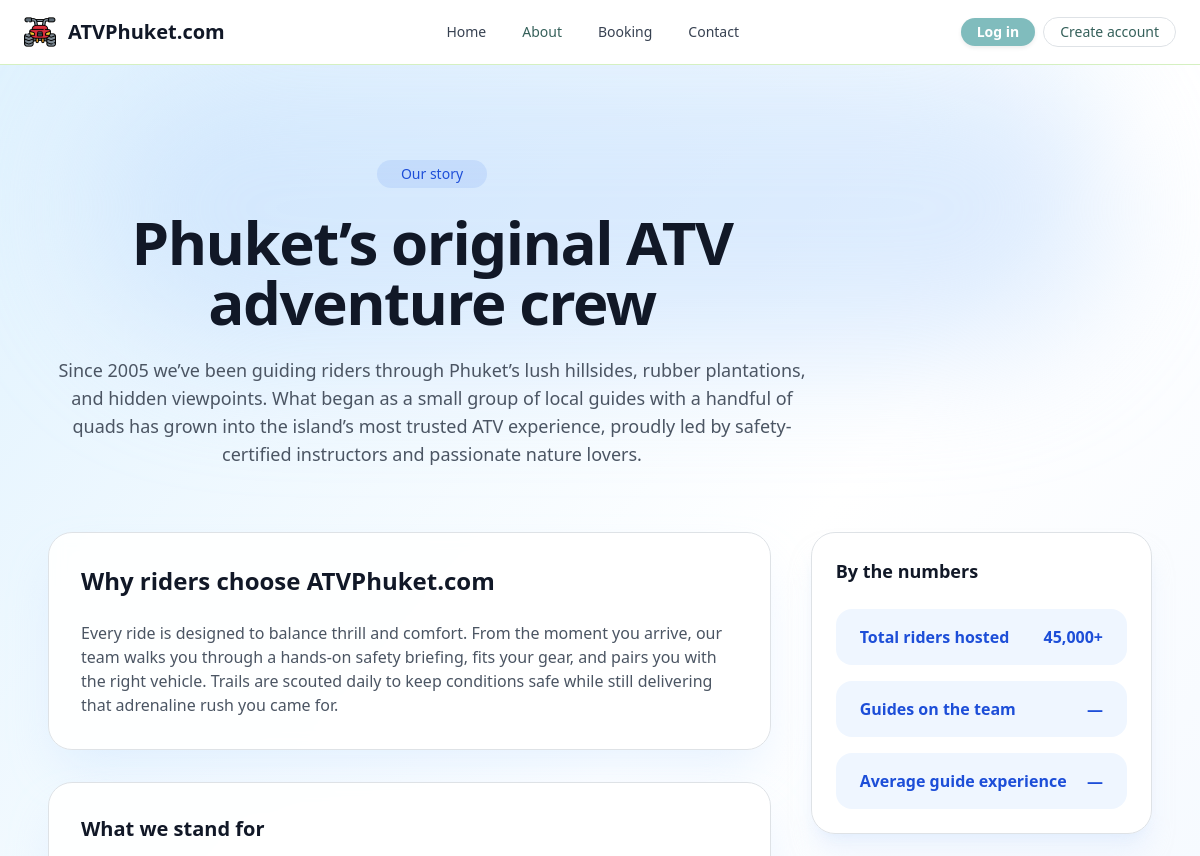
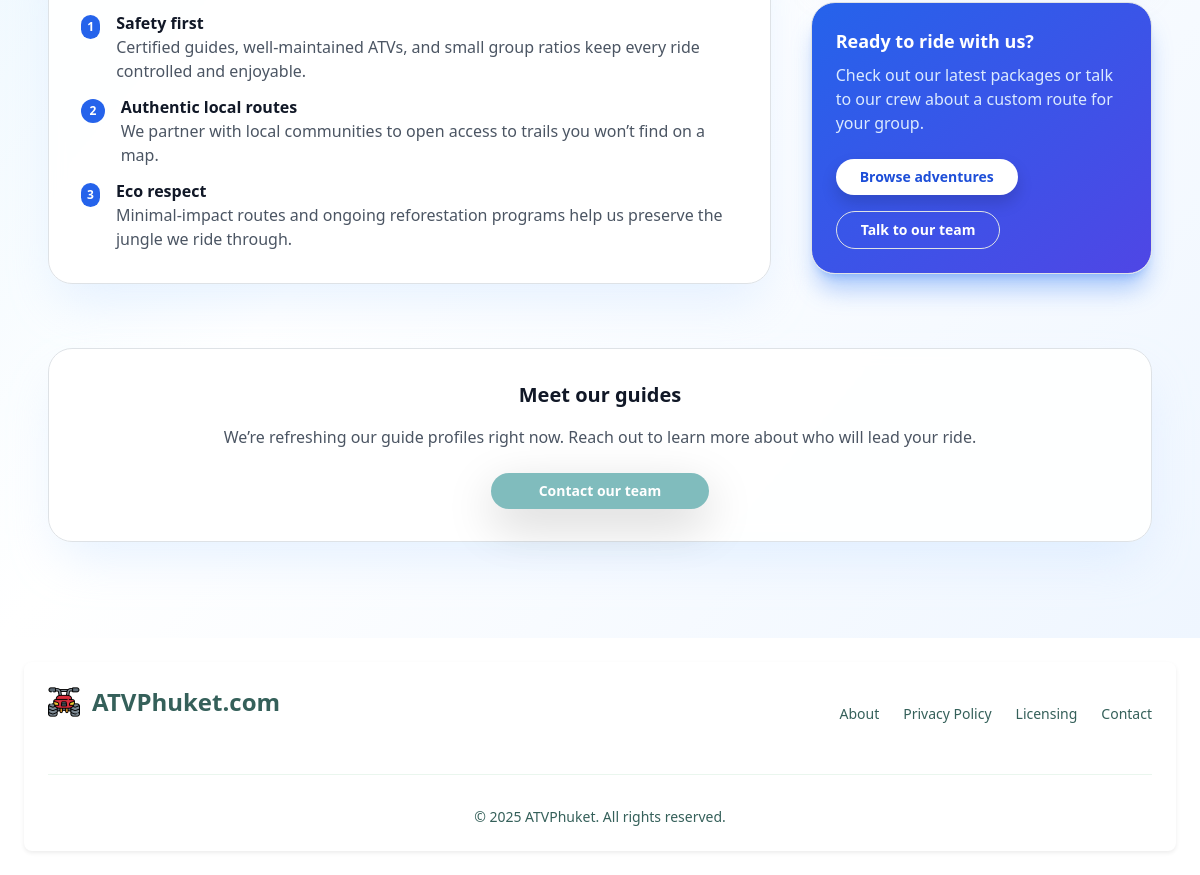
Page /about/ on the earlier database version (2 pictures, top to bottom).
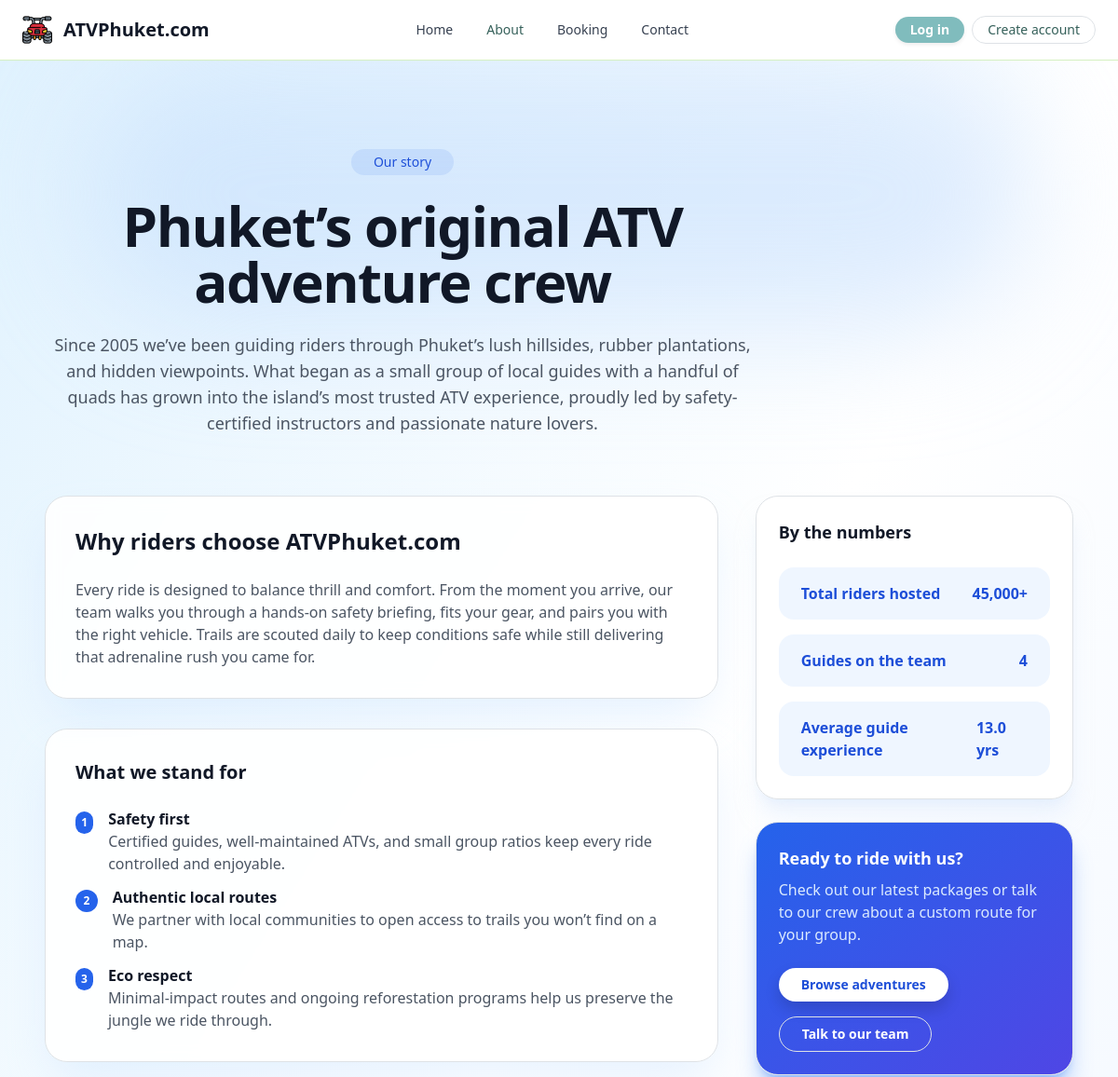
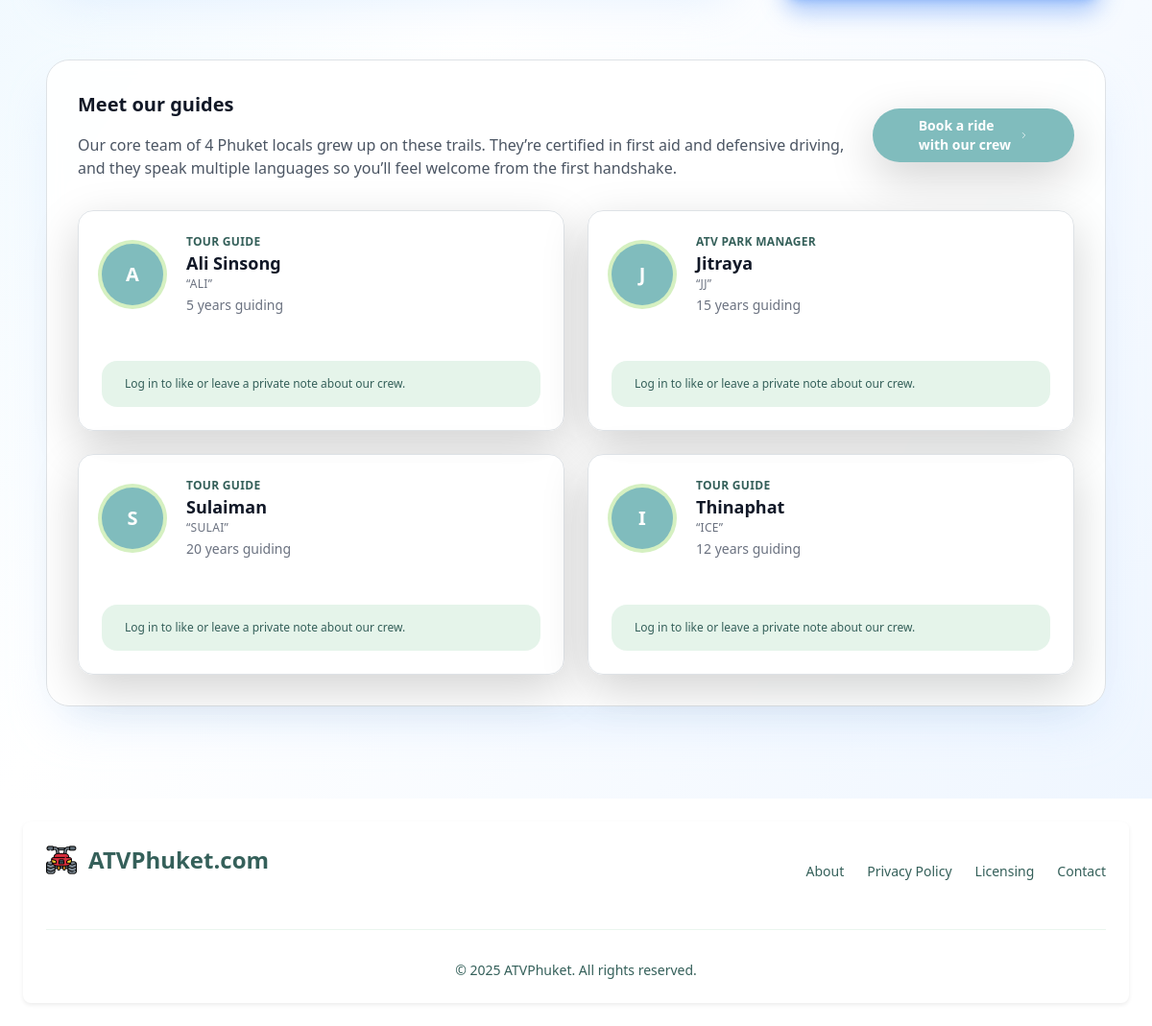
Same page on the later database version (2 pictures, top to bottom).
### myapp/models.py (models this page shows, shortened)
class Staff(models.Model):
    name = models.CharField(max_length=100)
    nickname = models.CharField(max_length=60, blank=True)
    role = models.CharField(max_length=120, blank=True)
    years_experience = models.PositiveIntegerField(default=0)
    bio = models.TextField(blank=True)
    likes = models.TextField(blank=True)
    dislikes = models.TextField(blank=True)
    comment = models.TextField(blank=True)
    avatar = models.ImageField(upload_to="staff/", blank=True)
    active = models.BooleanField(default=True)
    display_order = models.PositiveIntegerField(default=0)
    class Meta:
        ordering = ["display_order", "name"]

### myapp/views.py (the view)
# urls.py: path('about/', views.aboutUs, name='about-page'),   # name must match template
@ensure_csrf_cookie
def aboutUs(request: HttpRequest) -> HttpResponse:
    staff_members = Staff.objects.filter(active=True)
    staff_count = staff_members.count()
    avg_experience = staff_members.aggregate(avg=Avg("years_experience"))["avg"] or 0
    context = {
        "staff_members": staff_members,
        "staff_count": staff_count,
        "avg_experience": avg_experience,
    }
    return render(request, "myapp/aboutus.html", context)

### myapp/template/myapp/aboutus.html (shortened to what this page needs)
{% extends 'myapp/base.html' %}
{% load static %}
{% block content %}
<script src="https://cdn.tailwindcss.com"></script>
<section class="relative overflow-hidden bg-gradient-to-br from-sky-100 via-white to-blue-50 dark:from-gray-900 dark:via-gray-900 dark:to-slate-900">
  <div class="absolute inset-x-0 top-0 flex justify-center">
    <div class="h-72 w-[85%] max-w-5xl rounded-full bg-blue-200/50 blur-3xl dark:bg-blue-500/20"></div>
  </div>
  <div class="relative mx-auto flex max-w-6xl flex-col gap-16 px-4 py-16 sm:px-6 lg:px-8 lg:py-24">
    <div class="max-w-3xl space-y-6 text-center lg:text-left">
      <span class="mx-auto inline-flex items-center gap-2 rounded-full bg-blue-600/10 px-4 py-1 text-sm font-medium text-blue-700 dark:bg-blue-500/10 dark:text-blue-200 lg:mx-0">
        Our story
      </span>
      <h1 class="text-4xl font-extrabold tracking-tight text-gray-900 dark:text-white sm:text-5xl lg:text-6xl">
        Phuket’s original ATV adventure crew
      </h1>
      <p class="text-lg text-gray-600 dark:text-gray-300">
        Since 2005 we’ve been guiding riders through Phuket’s lush hillsides, rubber plantations, and hidden viewpoints. What began as a small group of local guides with a handful of quads has grown into the island’s most trusted ATV experience, proudly led by safety-certified instructors and passionate nature lovers.
      </p>
    </div>
    <div class="grid gap-10 lg:grid-cols-3">
      <div class="lg:col-span-2 space-y-8">
        <div class="rounded-3xl border border-white/60 bg-white/90 p-8 shadow-2xl shadow-blue-200/40 backdrop-blur dark:border-white/10 dark:bg-gray-900/80 dark:shadow-blue-900/30">
          <h2 class="text-2xl font-semibold text-gray-900 dark:text-white">Why riders choose ATVPhuket.com</h2>
          <p class="mt-4 text-gray-600 dark:text-gray-300">
            Every ride is designed to balance thrill and comfort. From the moment you arrive, our team walks you through a hands-on safety briefing, fits your gear, and pairs you with the right vehicle. Trails are scouted daily to keep conditions safe while still delivering that adrenaline rush you came for.
          </p>
        </div>
        <div class="rounded-3xl border border-white/60 bg-white/90 p-8 shadow-2xl shadow-blue-200/40 backdrop-blur dark:border-white/10 dark:bg-gray-900/80 dark:shadow-blue-900/30">
          <h3 class="text-xl font-semibold text-gray-900 dark:text-white">What we stand for</h3>
          <ul class="mt-4 space-y-3 text-gray-600 dark:text-gray-300">
            <li class="flex items-start gap-3">
              <span class="mt-1 inline-flex h-6 w-6 items-center justify-center rounded-full bg-blue-600 text-xs font-semibold text-white">1</span>
              <div>
                <p class="font-semibold text-gray-900 dark:text-white">Safety first</p>
                <p>Certified guides, well-maintained ATVs, and small group ratios keep every ride controlled and enjoyable.</p>
              </div>
            </li>
            <li class="flex items-start gap-3">
              <span class="mt-1 inline-flex h-6 w-6 items-center justify-center rounded-full bg-blue-600 text-xs font-semibold text-white">2</span>
              <div>
                <p class="font-semibold text-gray-900 dark:text-white">Authentic local routes</p>
                <p>We partner with local communities to open access to trails you won’t find on a map.</p>
              </div>
            </li>
            <li class="flex items-start gap-3">
              <span class="mt-1 inline-flex h-6 w-6 items-center justify-center rounded-full bg-blue-600 text-xs font-semibold text-white">3</span>
              <div>
                <p class="font-semibold text-gray-900 dark:text-white">Eco respect</p>
                <p>Minimal-impact routes and ongoing reforestation programs help us preserve the jungle we ride through.</p>
              </div>
            </li>
          </ul>
        </div>
      </div>
      <aside class="space-y-6">
        <div class="rounded-3xl border border-white/60 bg-white/90 p-6 shadow-xl shadow-blue-100/50 backdrop-blur dark:border-white/10 dark:bg-gray-900/80 dark:shadow-blue-900/30">
          <h3 class="text-lg font-semibold text-gray-900 dark:text-white">By the numbers</h3>
          <dl class="mt-4 space-y-4 text-sm text-gray-600 dark:text-gray-300">
            <div class="flex items-center justify-between rounded-2xl bg-blue-50 px-4 py-3 text-base font-semibold text-blue-700 dark:bg-blue-900/30 dark:text-blue-200">
              <dt>Total riders hosted</dt>
              <dd>45,000+</dd>
            </div>
            <div class="flex items-center justify-between rounded-2xl bg-blue-50 px-4 py-3 text-base font-semibold text-blue-700 dark:bg-blue-900/30 dark:text-blue-200">
              <dt>Guides on the team</dt>
              <dd>{% if staff_count %}{{ staff_count }}{% else %}—{% endif %}</dd>
            </div>
            <div class="flex items-center justify-between rounded-2xl bg-blue-50 px-4 py-3 text-base font-semibold text-blue-700 dark:bg-blue-900/30 dark:text-blue-200">
              <dt>Average guide experience</dt>
              <dd>
                {% if avg_experience %}
                  {{ avg_experience|floatformat:1 }} yrs
                {% else %}
                  —
                {% endif %}
              </dd>
            </div>
          </dl>
        </div>
        <div class="rounded-3xl border border-white/60 bg-gradient-to-br from-blue-600 to-indigo-600 p-6 text-white shadow-xl shadow-blue-500/40 backdrop-blur dark:border-blue-500/10">
          <h3 class="text-lg font-semibold">Ready to ride with us?</h3>
          <p class="mt-2 text-blue-100">
            Check out our latest packages or talk to our crew about a custom route for your group.
          </p>
          <div class="mt-4 flex flex-wrap gap-3">
            <a href="{% url 'home' %}#packages" class="inline-flex items-center rounded-full bg-white px-4 py-2 text-sm font-semibold text-blue-700 shadow hover:bg-blue-50">
              Browse adventures
            </a>
            <a href="{% url 'contact-page' %}" class="inline-flex items-center rounded-full border border-white/40 px-4 py-2 text-sm font-semibold text-white transition hover:bg-white hover:text-blue-700">
              Talk to our team
            </a>
          </div>
        </div>
      </aside>
    </div>
    {% if staff_members %}
    <div class="rounded-3xl border border-white/60 bg-white/90 p-8 shadow-2xl shadow-blue-200/40 backdrop-blur dark:border-white/10 dark:bg-gray-900/80 dark:shadow-blue-900/30">
      <div class="flex flex-col gap-6 lg:flex-row lg:items-center lg:justify-between">
        <div>
          <h2 class="text-xl font-semibold text-gray-900 dark:text-white">Meet our guides</h2>
          <p class="mt-3 text-gray-600 dark:text-gray-300">
            {% if staff_count %}
              Our core team of {{ staff_count }} Phuket locals grew up on these trails. They’re certified in first aid and defensive driving, and they speak multiple languages so you’ll feel welcome from the first handshake.
            {% else %}
              Our core team is made up of Phuket locals who grew up on these trails. They’re certified in first aid and defensive driving, and they speak multiple languages so you’ll feel welcome from the first handshake.
            {% endif %}
          </p>
        </div>
        <a href="{% url 'booking-page' %}" class="inline-flex items-center justify-center rounded-full bg-[#80BCBD] px-5 py-2 text-sm font-semibold text-white shadow-lg shadow-[#80BCBD]/40 transition hover:bg-[#6AA4A5] focus:outline-none focus:ring-4 focus:ring-[#AAD9BB]">
          Book a ride with our crew
          <svg class="ms-2 h-4 w-4" fill="none" viewBox="0 0 24 24">
            <path stroke="currentColor" stroke-linecap="round" stroke-linejoin="round" stroke-width="2" d="m9 5 7 7-7 7" />
          </svg>
        </a>
      </div>
      <div class="mt-8 grid gap-6 sm:grid-cols-2 xl:grid-cols-3">
        {% for staff in staff_members %}
        <article class="flex h-full flex-col rounded-2xl border border-[#D5F0C1] bg-white/90 p-6 shadow-lg shadow-[#D5F0C1]/60 transition hover:-translate-y-1 hover:shadow-2xl hover:shadow-[#AAD9BB]/60 dark:bg-gray-900/80">
          <div class="flex items-center gap-4">
            {% if staff.avatar %}
            <img src="{{ staff.avatar.url }}" alt="{{ staff.name }}" class="h-16 w-16 rounded-full object-cover ring-4 ring-[#F9F7C9]" />
            {% else %}
            <div class="flex h-16 w-16 items-center justify-center rounded-full bg-[#80BCBD] text-xl font-semibold text-white ring-4 ring-[#D5F0C1]">
              {{ staff.nickname|default:staff.name|first|upper }}
            </div>
            {% endif %}
            <div>
              {% if staff.role %}
              <p class="text-xs font-semibold uppercase tracking-wide text-[#35605A]">{{ staff.role }}</p>
              {% endif %}
              <h3 class="text-lg font-bold text-gray-900 dark:text-white">{{ staff.name }}</h3>
              {% if staff.nickname %}
              <p class="text-xs uppercase tracking-wide text-gray-500 dark:text-gray-400">“{{ staff.nickname }}”</p>
              {% endif %}
              {% if staff.years_experience %}
              <p class="mt-1 text-sm text-gray-500 dark:text-gray-400">{{ staff.years_experience }} years guiding</p>
              {% endif %}
            </div>
          </div>
        {% if user.is_authenticated %}
        <div class="mt-6 border-t border-[#D5F0C1] pt-4">
          <p class="text-xs font-semibold uppercase tracking-wide text-gray-500 dark:text-gray-400">Share your feedback</p>
          <div class="mt-3 flex flex-wrap gap-3">
            <form method="post" action="{% url 'staff-feedback' staff.id %}">
              {% csrf_token %}
              <input type="hidden" name="next" value="{{ request.get_full_path }}">
              <input type="hidden" name="sentiment" value="like">
              <button type="submit" class="inline-flex items-center gap-2 rounded-full bg-[#80BCBD] px-4 py-2 text-xs font-semibold text-white shadow-sm shadow-[#80BCBD]/40 transition hover:bg-[#6AA4A5] focus:outline-none focus:ring-2 focus:ring-[#AAD9BB]">
                Like
              </button>
            </form>
            <form method="post" action="{% url 'staff-feedback' staff.id %}">
              {% csrf_token %}
              <input type="hidden" name="next" value="{{ request.get_full_path }}">
              <input type="hidden" name="sentiment" value="dislike">
              <button type="submit" class="inline-flex items-center gap-2 rounded-full border border-[#F9F7C9] px-4 py-2 text-xs font-semibold text-[#7A7310] transition hover:bg-[#F9F7C9] focus:outline-none focus:ring-2 focus:ring-[#F9F7C9]">
                Needs work
              </button>
            </form>
          </div>
          <form method="post" action="{% url 'staff-feedback' staff.id %}" class="mt-4 space-y-2">
            {% csrf_token %}
            <input type="hidden" name="next" value="{{ request.get_full_path }}">
            <textarea name="comment" rows="3" maxlength="600" class="w-full resize-none rounded-2xl border border-[#D5F0C1] bg-white/80 px-3 py-2 text-sm text-gray-700 focus:border-[#80BCBD] focus:ring-[#80BCBD]" placeholder="Share a quick note about {{ staff.name }} for our training team"></textarea>
            <div class="flex items-center justify-between">
              <p class="text-xs text-gray-500 dark:text-gray-400">Feedback goes to management only.</p>
              <button type="submit" class="inline-flex items-center rounded-full bg-[#80BCBD] px-4 py-2 text-xs font-semibold text-white shadow-sm shadow-[#80BCBD]/40 transition hover:bg-[#6AA4A5] focus:outline-none focus:ring-2 focus:ring-[#AAD9BB]">
                Send feedback
              </button>
            </div>
          </form>
        </div>
        {% else %}
        <p class="mt-6 rounded-2xl bg-[#AAD9BB]/30 px-4 py-3 text-xs text-[#35605A] dark:bg-[#AAD9BB]/20 dark:text-[#D5F0C1]">Log in to like or leave a private note about our crew.</p>
        {% endif %}
      </article>
      {% endfor %}
      </div>
    </div>
    {% else %}
    <div class="rounded-3xl border border-white/60 bg-white/90 p-8 text-center shadow-2xl shadow-blue-200/40 backdrop-blur dark:border-white/10 dark:bg-gray-900/80 dark:shadow-blue-900/30">
      <h2 class="text-xl font-semibold text-gray-900 dark:text-white">Meet our guides</h2>
      <p class="mt-3 text-gray-600 dark:text-gray-300">We’re refreshing our guide profiles right now. Reach out to learn more about who will lead your ride.</p>
      <a href="{% url 'contact-page' %}" class="mt-6 inline-flex items-center justify-center rounded-full bg-[#80BCBD] px-5 py-2 text-sm font-semibold text-white shadow-lg shadow-[#80BCBD]/40 transition hover:bg-[#6AA4A5] focus:outline-none focus:ring-4 focus:ring-[#AAD9BB]">
        Contact our team
      </a>
    </div>
    {% endif %}
  </div>
</section>
{% endblock content %}

Differences in the rows shown:
added Staff: nickname|first "A", role "TOUR GUIDE", name "Ali Sinsong", nickname "ALI", years_experience "5"
added Staff: nickname|first "J", role "ATV PARK MANAGER", name "Jitraya", nickname "JJ", years_experience "15"
added Staff: nickname|first "S", role "TOUR GUIDE", name "Sulaiman", nickname "SULAI", years_experience "20"
added Staff: nickname|first "I", role "TOUR GUIDE", name "Thinaphat", nickname "ICE", years_experience "12"
Other differences:
{{ staff_count }}: (not shown) → "4"
{{ avg_experience|floatformat:1 }}: (not shown) → "13.0"
text no longer shown: "— — We’re refreshing our guide profiles right now. Reach out to learn more about who will lead your ride. Contact our team"
text now shown: "yrs Our core team of Phuket locals grew up on these trails. They’re certified in first aid and defensive driving, and they speak multiple languages so you’ll feel welcome from the first handshake. Book a ride with our crew"
